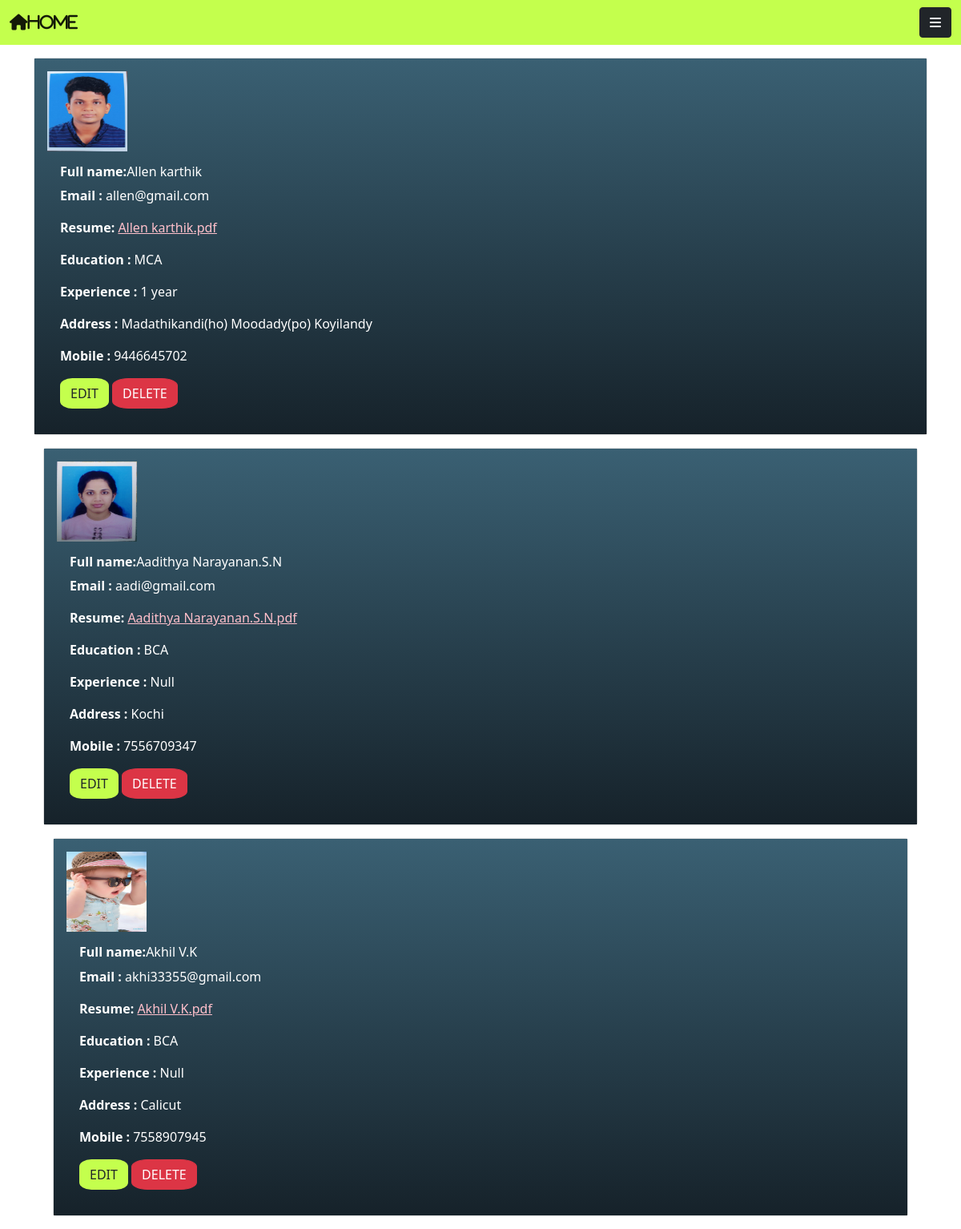
/samapp/userdisplay/ (signed in), run on the app's committed database.
### samapp/models.py (models this page shows, shortened)
class userdetailsmodel(models.Model):
    uid = models.IntegerField()
    fullname = models.CharField(max_length=30)
    email = models.EmailField()
    resume = models.FileField(upload_to="samapp/static")
    image = models.FileField(upload_to="samapp/static")
    educationalqualification = models.CharField(max_length=30)
    experience = models.CharField(max_length=30)
    address = models.CharField(max_length=200)
    mobile = models.IntegerField()

### samapp/views.py (the view)
# urls.py: path('userdisplay/',userdisplay),
def userdisplay(request):
    a = userdetailsmodel.objects.all()
    fullname = []
    email = []
    resume = []
    image = []
    education = []
    experience = []
    address = []
    mobile = []
    id = []
    uid = []
    for i in a:
        ui = i.uid
        uid.append(ui)
        img = i.image
        image.append(str(img).split('/')[-1])
        fn = i.fullname
        fullname.append(fn)
        em = i.email
        email.append(em)
        res = i.resume
        resume.append(str(res).split('/')[-1])
        eq = i.educationalqualification
        education.append(eq)
        ex = i.experience
        experience.append(ex)
        ad = i.address
        address.append(ad)
        mob = i.mobile
        mobile.append(mob)
        id1 = i.id
        id.append(id1)
    kk = request.session['id']
    print(kk)
    print(uid)
    mylist = zip(image, fullname, email, resume, education, experience, address, mobile, id,uid)
    return render(request, 'userdisplay.html', {'mylist': mylist,'kk':kk})

### samapp/templates/userdisplay.html (shortened to what this page needs)
<!DOCTYPE html>
<html lang="en">
{% load static %}
<head>
    <link href="https://cdn.jsdelivr.net/npm/bootstrap@5.0.2/dist/css/bootstrap.min.css" rel="stylesheet"
>
</head>
<body>
<nav class="navbar navbar-light ">
    <div class="container-fluid">
        <a class="navbar-brand" href="http://127.0.0.1:8000/samapp/index/"><i class="fa-solid fa-house">HOME</i></a>
        <button class="btn btn-dark" type="button" data-bs-toggle="offcanvas" data-bs-target="#offcanvasRight"
                aria-controls="offcanvasRight"><i class="fa-solid fa-bars"></i>
        </button>
    </div>
</nav>
{% for i,j,k,l,m,n,o,p,q,r in mylist %}
{% if r == kk %}
<div class="container">
    <div class="row mt-3 mb-3">
        <div class="col-12  ">
            <div class="card">
                <div class="card-body" style="background: #16222A;
background: -webkit-linear-gradient(to bottom, #3A6073, #16222A);
background: linear-gradient(to bottom, #3A6073, #16222A);">
                    <img src="{% static i %}" height="100px" width="100px">
                    <div class="card-body text-white">
                        <h6 class="card-title"><strong>Full name:</strong>{{j}}</h6>
                        <p style="color: white"><strong>Email : </strong>{{k}}</p>
                        <p style="color: white"><strong>Resume: </strong><a href="{% static l %}" style="color: pink"
                                                                            download>{{j}}.pdf</a>
                        </p>
                        <p style="color: white"><strong>Education : </strong>{{m}}</p>
                        <p style="color: white"><strong>Experience : </strong>{{n}}</p>
                        <p style="color: white"><strong>Address : </strong>{{o}}</p>
                        <p style="color: white"><strong>Mobile : </strong>{{p}}</p>
                        <a href="http://127.0.0.1:8000/samapp/userdetailsedit/{{q}}" class="btn  text-dark"
                           style=" color:white; border-radius: 25%;background-color:#c4ff4d">EDIT</a>
                        <a href="http://127.0.0.1:8000/samapp/userdetailsdelete/{{q}}" class="btn  btn-danger"
                           style="border-radius: 25%;">DELETE</a>
                    </div>
                </div>
            </div>
        </div>
    </div>
    {% endif %}
    {% endfor %}
</body>
</html>

### samapp/templates/userdisplay.html (style rules this page uses)
.navbar { background-color: #c4ff4d; }
body { background-image:url("https://i.pinimg.com/474x/8b/3e/97/8b3e97a33bb688eea80ee6452a80a1b0.jpg") }

### data on the page
userdetailsmodel: mylist "Allen karthik", mylist "allen@gmail.com", mylist "Allen karthik", mylist "MCA", mylist "1 year", mylist "Madathikandi(ho) Moodady(po) Koyilandy"
userdetailsmodel: mylist "Aadithya Narayanan.S.N", mylist "aadi@gmail.com", mylist "Aadithya Narayanan.S.N", mylist "BCA", mylist "Null", mylist "Kochi"
userdetailsmodel: mylist "Akhil V.K", mylist "akhi33355@gmail.com", mylist "Akhil V.K", mylist "BCA", mylist "Null", mylist "Calicut"

### other printed values
{{ p }} "9446645702" "7556709347" "7558907945"
